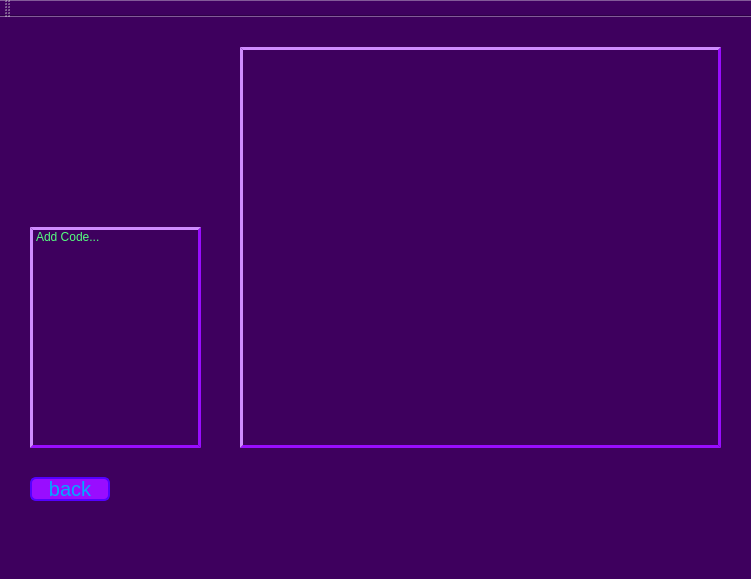
<?xml version="1.0" encoding="UTF-8"?>
<ui version="4.0">
 <class>MainWindow</class>
 <widget class="QMainWindow" name="MainWindow">
  <property name="geometry">
   <rect>
    <x>0</x>
    <y>0</y>
    <width>751</width>
    <height>579</height>
   </rect>
  </property>
  <property name="windowTitle">
   <string>MainWindow</string>
  </property>
  <property name="styleSheet">
   <string notr="true">background-color:rgb(62, 0, 94)</string>
  </property>
  <widget class="QWidget" name="centralWidget">
   <widget class="QPushButton" name="back">
    <property name="geometry">
     <rect>
      <x>30</x>
      <y>460</y>
      <width>80</width>
      <height>24</height>
     </rect>
    </property>
    <property name="styleSheet">
     <string notr="true">border-radius: 6px;
font: 9pt &quot;Arial&quot;;
font-size: 20px;
border: 2px solid rgb(85, 0, 255);
background-color: #990DFF;
color: rgb(0, 170, 255);</string>
    </property>
    <property name="text">
     <string>back</string>
    </property>
   </widget>
   <widget class="QListWidget" name="SelectList">
    <property name="geometry">
     <rect>
      <x>30</x>
      <y>210</y>
      <width>171</width>
      <height>221</height>
     </rect>
    </property>
    <property name="styleSheet">
     <string notr="true">color:rgb(85, 255, 127);
background-color:rgb(62, 0, 94);
border-style:outset;
border-width:3px;
border-color:#990DFF;</string>
    </property>
    <item>
     <property name="text">
      <string>Add Code...</string>
     </property>
    </item>
   </widget>
   <widget class="QTextEdit" name="CodeView">
    <property name="geometry">
     <rect>
      <x>240</x>
      <y>30</y>
      <width>481</width>
      <height>401</height>
     </rect>
    </property>
    <property name="styleSheet">
     <string notr="true">color:rgb(85, 255, 127);
background-color:rgb(62, 0, 94);
border-style:outset;
border-width:3px;
border-color:#990DFF;</string>
    </property>
    <property name="readOnly">
     <bool>true</bool>
    </property>
   </widget>
  </widget>
  <widget class="QMenuBar" name="menuBar">
   <property name="geometry">
    <rect>
     <x>0</x>
     <y>0</y>
     <width>751</width>
     <height>24</height>
    </rect>
   </property>
  </widget>
  <widget class="QToolBar" name="mainToolBar">
   <attribute name="toolBarArea">
    <enum>TopToolBarArea</enum>
   </attribute>
   <attribute name="toolBarBreak">
    <bool>false</bool>
   </attribute>
  </widget>
  <widget class="QStatusBar" name="statusBar"/>
 </widget>
 <layoutdefault spacing="6" margin="11"/>
 <resources/>
 <connections/>
</ui>
